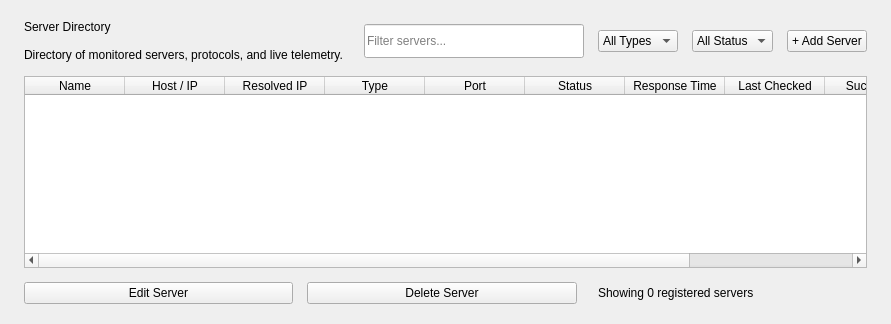
         <widget class="QWidget" name="pageServers">

          <layout class="QVBoxLayout" name="p1_layout">

           <property name="spacing"><number>14</number></property>

           <property name="leftMargin"><number>24</number></property>

           <property name="topMargin"><number>20</number></property>

           <property name="rightMargin"><number>24</number></property>

           <property name="bottomMargin"><number>20</number></property>



           <item>

            <layout class="QHBoxLayout" name="srvToolbar">

             <item>

              <layout class="QVBoxLayout">

               <item><widget class="QLabel" name="lblServersMainTitle"><property name="text"><string>Server Directory</string></property></widget></item>

               <item><widget class="QLabel" name="lblServersMainSubtitle"><property name="text"><string>Directory of monitored servers, protocols, and live telemetry.</string></property></widget></item>

              </layout>

             </item>

             <item><spacer name="spServersToolbar"><property name="orientation"><enum>Qt::Horizontal</enum></property></spacer></item>

             <item><widget class="QLineEdit" name="txtServerSearch"><property name="minimumSize"><size><width>220</width><height>34</height></size></property><property name="placeholderText"><string>Filter servers...</string></property></widget></item>

             <item>

              <widget class="QComboBox" name="cmbFilterType">

               <item><property name="text"><string>All Types</string></property></item>

               <item><property name="text"><string>PING</string></property></item>

               <item><property name="text"><string>TCP</string></property></item>

              </widget>

             </item>

             <item>

              <widget class="QComboBox" name="cmbFilterStatus">

               <item><property name="text"><string>All Status</string></property></item>

               <item><property name="text"><string>ONLINE</string></property></item>

               <item><property name="text"><string>OFFLINE</string></property></item>

              </widget>

             </item>

             <item><widget class="QPushButton" name="btnPageAddDevice"><property name="text"><string>+ Add Server</string></property></widget></item>

            </layout>

           </item>



           <item>

            <widget class="QTableWidget" name="tblAllServers">

             <property name="editTriggers"><set>QAbstractItemView::NoEditTriggers</set></property>

             <property name="selectionBehavior"><enum>QAbstractItemView::SelectRows</enum></property>

             <column><property name="text"><string>Name</string></property></column>

             <column><property name="text"><string>Host / IP</string></property></column>

             <column><property name="text"><string>Resolved IP</string></property></column>

             <column><property name="text"><string>Type</string></property></column>

             <column><property name="text"><string>Port</string></property></column>

             <column><property name="text"><string>Status</string></property></column>

             <column><property name="text"><string>Response Time</string></property></column>

             <column><property name="text"><string>Last Checked</string></property></column>

             <column><property name="text"><string>Successes</string></property></column>

             <column><property name="text"><string>Failures</string></property></column>

            </widget>

           </item>



           <item>

            <layout class="QHBoxLayout" name="srvActionsRow">

             <item><widget class="QPushButton" name="btnEditDevice"><property name="text"><string>Edit Server</string></property></widget></item>

             <item><widget class="QPushButton" name="btnDeleteDevice"><property name="text"><string>Delete Server</string></property></widget></item>

             <item><spacer name="spServerActions"><property name="orientation"><enum>Qt::Horizontal</enum></property></spacer></item>

             <item><widget class="QLabel" name="lblTotalCountSummary"><property name="text"><string>Showing 0 registered servers</string></property></widget></item>

            </layout>

           </item>

          </layout>

         </widget>
